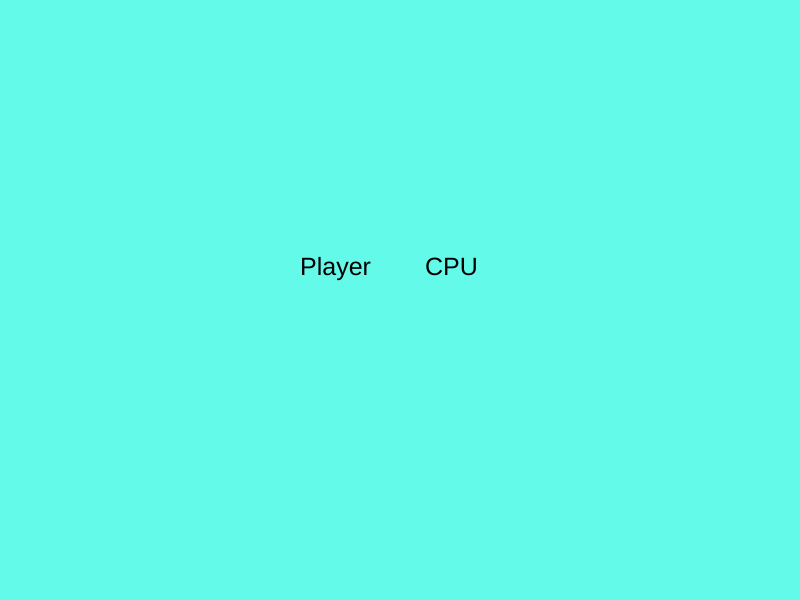
Frame 1 (no input)
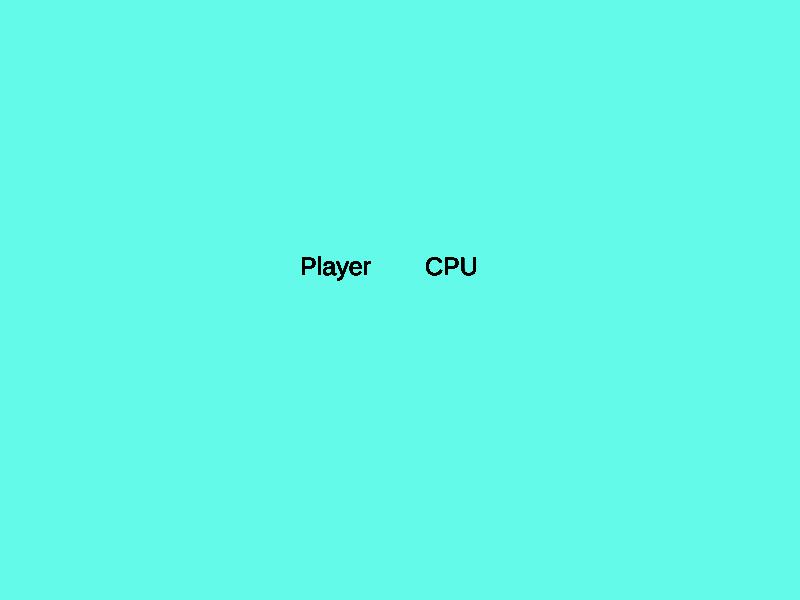
Frame 60 (no input)
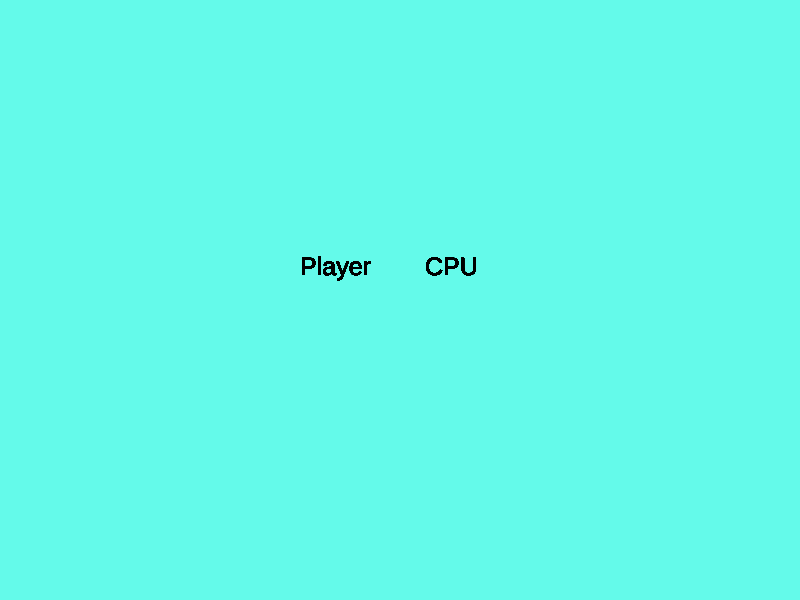
Frame 120 (the mouse pressed at the canvas centre since frame 60)

The p5.js sketch that drew these frames (run headless with seeded random() and noise() and a simulated clock; from frame 60 on, the mouse is pressed at the canvas centre):

// p5.js sketch
// ── sketch.js
let choices=['rock','paper','scissors'];
let choice;
function setup() {
  // put setup code here
  createCanvas(800,600);
  background(100,250,234)
  choice=random(choices);
}

function draw() {
  // put drawing code here
 fill(0);
  textSize(25);
  text('CPU',width/2+25,height/2-25);
  text('Player',width/2-100,height/2-25);
}

function keyPressed(){



  if (keyCode === LEFT_ARROW) {
    background(100,250,234)
    textSize(25)
    text(random(choices),width/2+25,height/2)

    text('rock',width/2-100,height/2);


}

if (keyCode === RIGHT_ARROW) {

  background(100,250,234)
    textSize(25)
  text(random(choices),width/2+25,height/2)


  text('paper',width/2-100,height/2);




}

if (keyCode === UP_ARROW) {

  background(100,250,234)
    textSize(25)
  text(random(choices),width/2+25,height/2)


  text('scissors',width/2-100,height/2);





}
}
